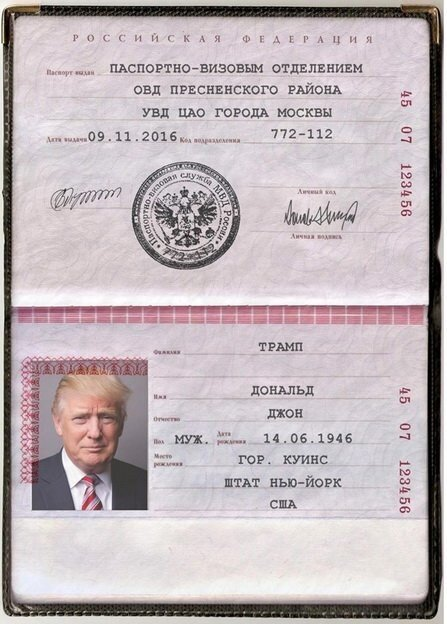
#> input picture passport/images/0.jpeg, 447 x 624 px, found by its file name; its folder holds only this picture in this run
$ jupyter execute result.ipynb
#> lines starting #> are read from the running program, lines starting #| are printed output that depends on the picture
[cell 1]
import cv2
import easyocr
import sys
import os
import matplotlib.pyplot as plt


rus = ['А', 'Б', 'В', 'Г', 'Д', 'Е', 'Ё', 'Ж', 'З', 'И', 'Й', 'К', 'Л', 'М', 'Н', 'О', 'П', 'Р', 'С', 'Т', 'У', 'Ф',
       'Х', 'Ц', 'Ч', 'Ш', 'Щ', 'Ъ', 'Ы', 'Ь', 'Э', 'Ю', 'Я']
rus.extend([i.lower() for i in rus])

glasn = ['А', 'Е', 'Ё', 'И', 'О', 'У', 'Ы', 'Э', 'Ю', 'Я']
glasn.extend([i.lower() for i in glasn])

sogl = set(rus)-set(glasn)

def face_detection(image):
    gray = cv2.cvtColor(image, cv2.COLOR_BGR2GRAY)
    faces = cv2.CascadeClassifier('faces.xml')
    area = gray.shape[0] * gray.shape[1]
    results = faces.detectMultiScale(gray, scaleFactor=1.8, minNeighbors=1)
    results = sorted(results, key=lambda i: i[2] * i[3] if i[2]*i[3]<area*0.23 else 0, reverse=True)
    return list(results[0])


def find_name(image, ocr_reader):
    rectangles = ocr_reader.detect(image, width_ths=1, mag_ratio=4)
    return ocr_reader.recognize(cv2.cvtColor(image, cv2.COLOR_BGR2GRAY),
                                horizontal_list=rectangles[0][0], free_list=[], allowlist=rus, decoder='wordbeamsearch')

def expand_picture(image, width: int = 400):
    w, h = image.shape[:2]
    coef = width / w
    height = int(h * coef)
    new_shape = (height, width)
    return  cv2.resize(image,new_shape)


def recognize_name(path):

#> called with path = 'D:/Jupyter/passport/images/0.jpeg'
    photo = cv2.imread(path)
#> photo is the input picture: shape (624, 447, 3); mean B, G, R 185.5, 181.7, 192.4
    x, y, w, h = face_detection(photo)
#> in face_detection, `gray = cv2.cvtColor(image, cv2.COLOR_BGR2GRAY)`:
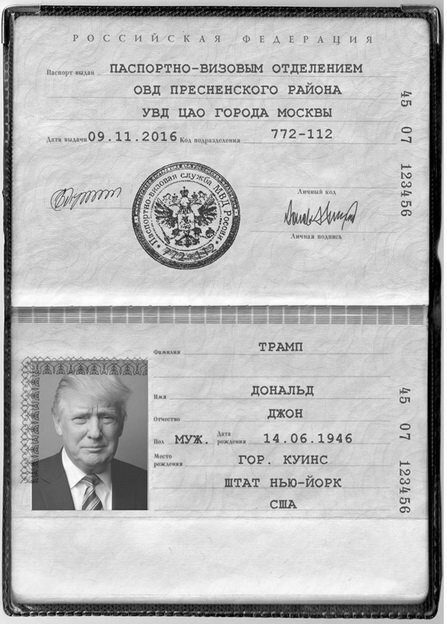
#> gray: shape (624, 447); min 0, max 255, mean 185.4
    photo = expand_picture(photo[y - int(1.1*h): y + int(0.6*h), x + int(1.5*w):x + 6*w])
    photo = adjust_contrast_brightness(photo, 1.12, -2)
    reader = easyocr.Reader(['ru'], gpu=False)
    words = reader.readtext(photo, min_size=40, add_margin=0.3, allowlist=rus,
                            decoder='wordbeamsearch', contrast_ths=0.5,
                            adjust_contrast=1.12, text_threshold=0.8, beamWidth=10, link_threshold=0.755)
    ar = list(filter(lambda x: len(x) > 2,map(lambda i: i[1] if i[2]>0.33 else '', words)))
    name = clearing_of_text_list(ar)[:3]
    return list(map(lambda i: i.lower().title(), name))


def clearing_of_text_list(text):
    res = []
    for word in text:
        gl = 0
        sog = 0
        for letter in word:

            if letter in glasn:
                gl+=1
            if letter in sogl:
                sog+=1

        if 0 < gl  and sog > 0:
            res.append(word)
    return res


def adjust_contrast_brightness(image, contrast: float = 1.0, brightness: int = 0):
    brightness += int(round(255 * (1 - contrast) / 2))
    return cv2.addWeighted(image, contrast, image, 0, brightness)


$ run again, on passport/images/5.jpeg
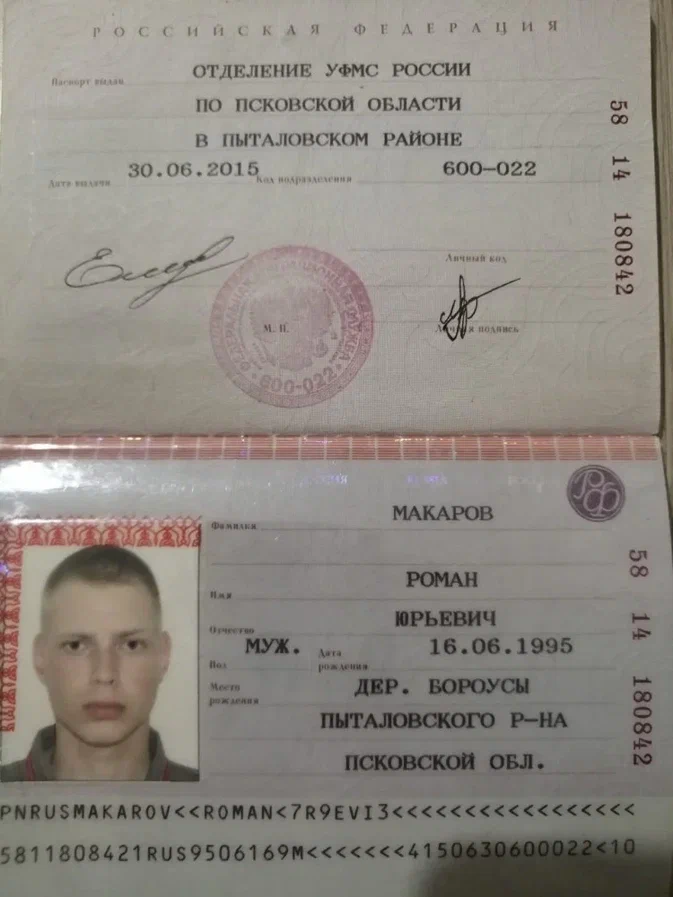
#> input picture passport/images/5.jpeg, 673 x 897 px, found by its file name
#> in recognize_name, photo is the input picture: shape (897, 673, 3); mean B, G, R 130.5, 137.3, 143
#> in face_detection, `gray = cv2.cvtColor(image, cv2.COLOR_BGR2GRAY)`:
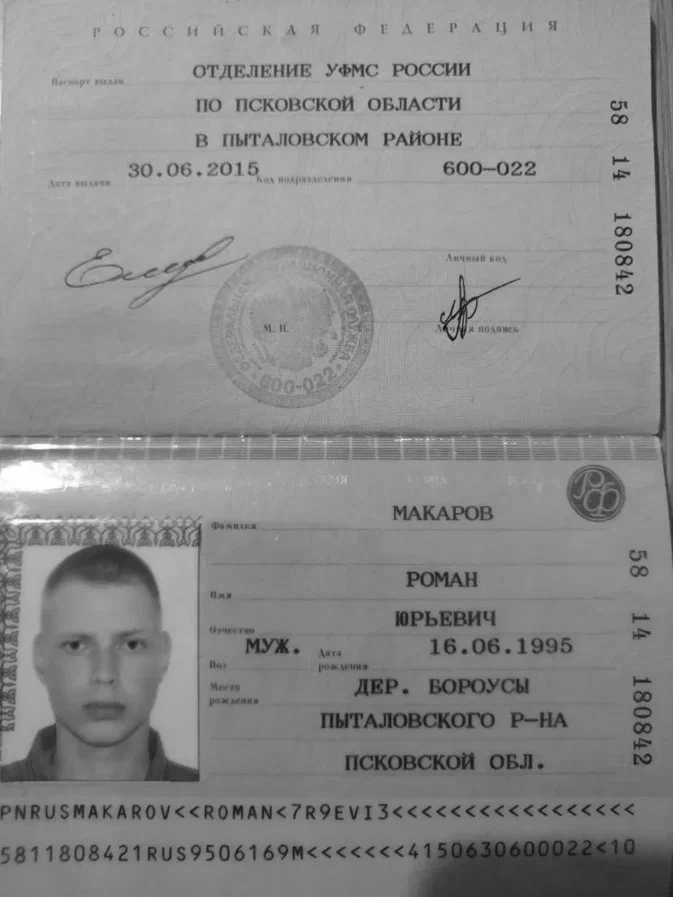
#> gray: shape (897, 673); min 9, max 255, mean 138.2

$ run again, on passport/images/6.jpeg
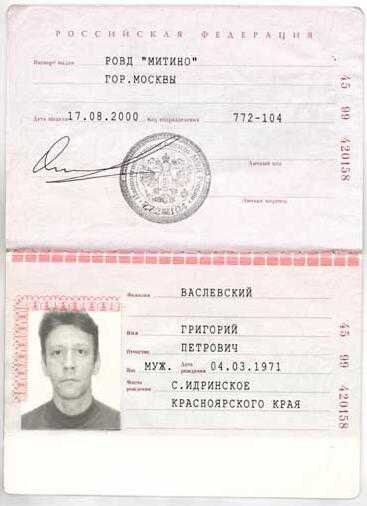
#> input picture passport/images/6.jpeg, 367 x 506 px, found by its file name
#> in recognize_name, photo is the input picture: shape (506, 367, 3); mean B, G, R 229.8, 230.9, 237.8
#> in face_detection, `gray = cv2.cvtColor(image, cv2.COLOR_BGR2GRAY)`:
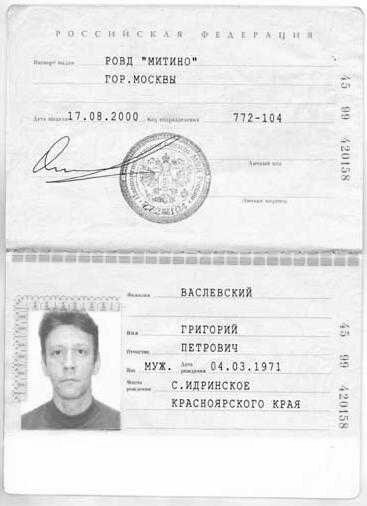
#> gray: shape (506, 367); min 1, max 255, mean 232.8

$ run again, on passport/images/7.jpeg
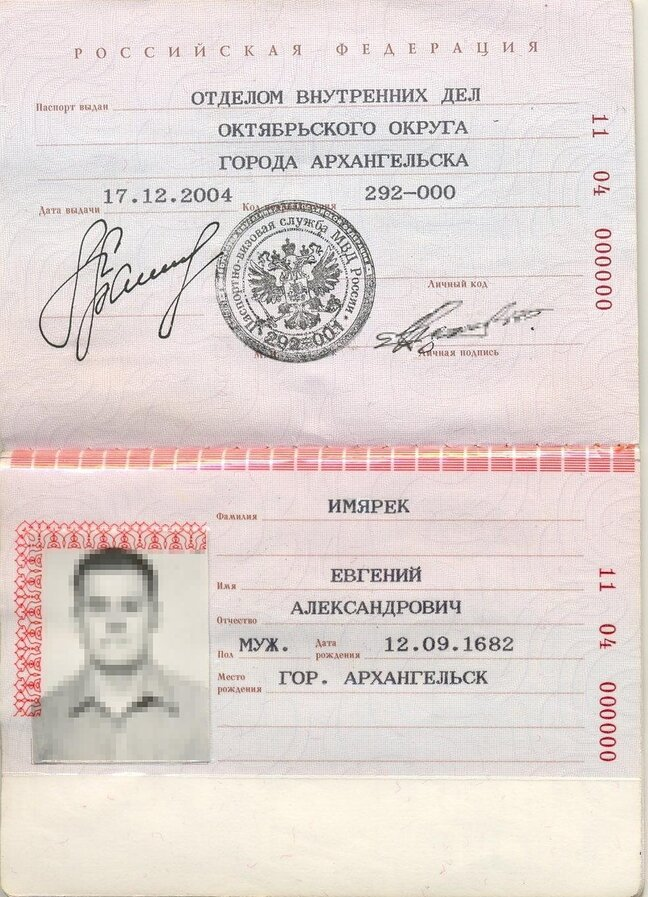
#> input picture passport/images/7.jpeg, 648 x 897 px, found by its file name
#> in recognize_name, photo is the input picture: shape (897, 648, 3); mean B, G, R 211, 214.2, 225
#> in face_detection, `gray = cv2.cvtColor(image, cv2.COLOR_BGR2GRAY)`:
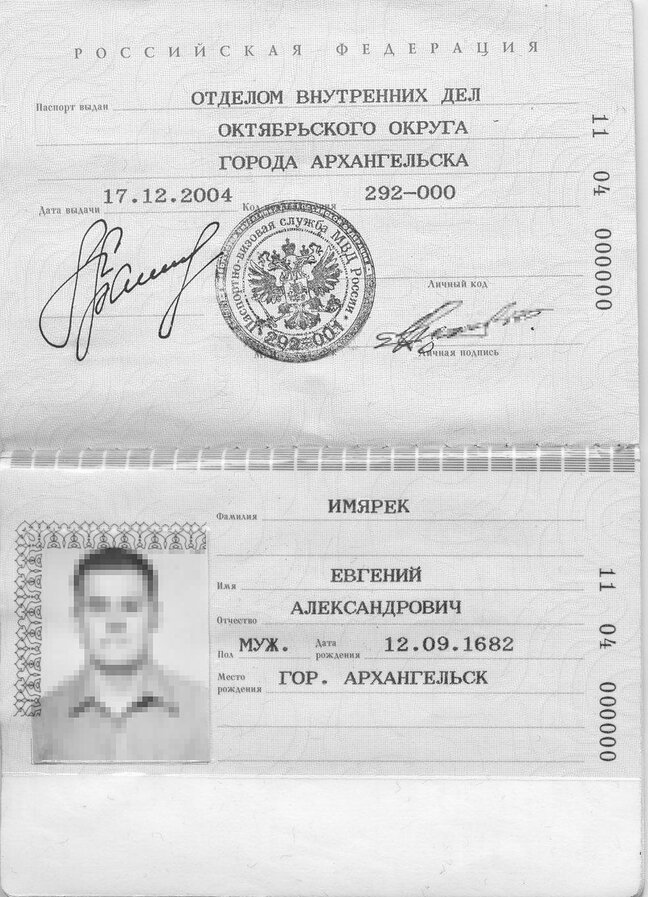
#> gray: shape (897, 648); min 14, max 255, mean 217.1

$ run again, on passport/images/2.jpeg
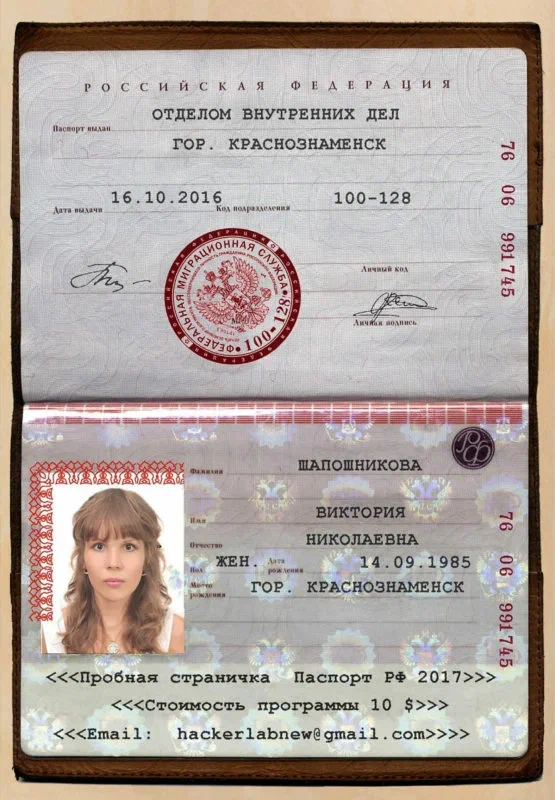
#> input picture passport/images/2.jpeg, 555 x 800 px, found by its file name
#> in recognize_name, photo is the input picture: shape (800, 555, 3); mean B, G, R 158.8, 164.8, 175.7
#> in face_detection, `gray = cv2.cvtColor(image, cv2.COLOR_BGR2GRAY)`:
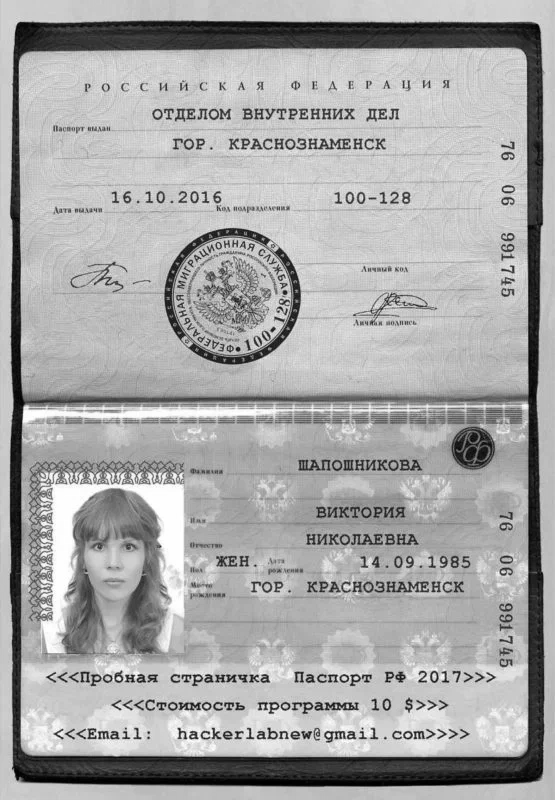
#> gray: shape (800, 555); min 0, max 255, mean 167.4
